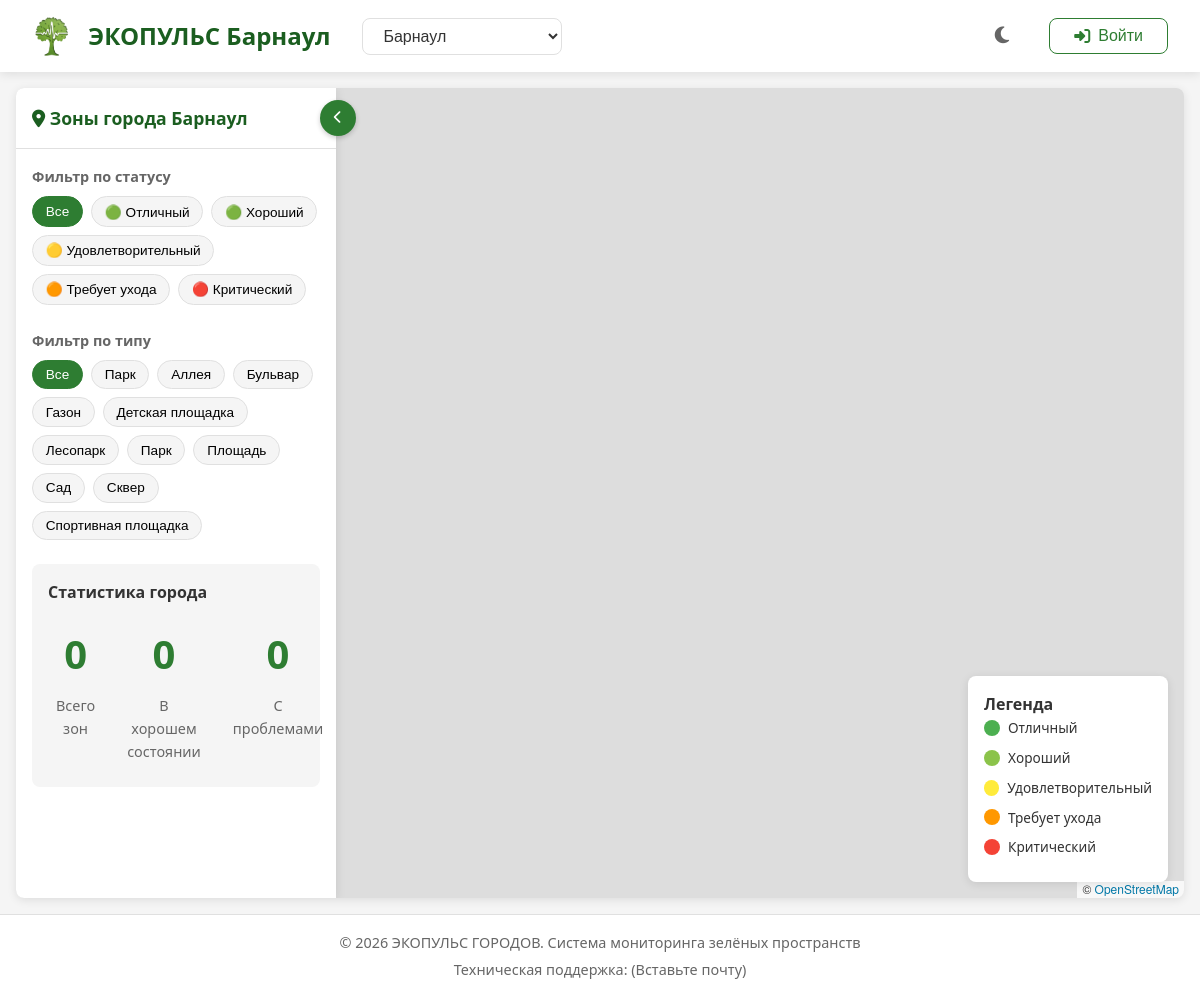
The page / on the database its author committed.
### tables this page shows
CREATE TABLE cities (
            id INTEGER PRIMARY KEY AUTOINCREMENT,
            name TEXT UNIQUE NOT NULL,
            lat REAL NOT NULL,
            lng REAL NOT NULL,
            zoom INTEGER DEFAULT 12,
            is_active BOOLEAN DEFAULT 1,
            created_at TIMESTAMP DEFAULT CURRENT_TIMESTAMP
        );

CREATE TABLE zone_statuses (
            id INTEGER PRIMARY KEY AUTOINCREMENT,
            name TEXT UNIQUE NOT NULL,
            color TEXT NOT NULL,
            icon TEXT,
            priority INTEGER DEFAULT 0,
            is_active BOOLEAN DEFAULT 1,
            created_at TIMESTAMP DEFAULT CURRENT_TIMESTAMP
        );

CREATE TABLE zone_types (
            id INTEGER PRIMARY KEY AUTOINCREMENT,
            name TEXT UNIQUE NOT NULL,
            description TEXT,
            is_active BOOLEAN DEFAULT 1,
            created_at TIMESTAMP DEFAULT CURRENT_TIMESTAMP
        );

### app.py (the view)
@app.route('/')
def index():
    city = request.args.get('city', 'Барнаул')
    cities = get_cities_from_db()
    if city not in cities:
        city = 'Барнаул'
    session['current_city'] = city
    return render_template('index.html',
                           city=city,
                           cities=cities,
                           statuses=get_statuses_from_db(),
                           zone_types=get_zone_types_from_db(),
                           user=session.get('user'))

### app.py (called while the page is built)
def get_cities_from_db():
    conn = get_db()
    cities = conn.execute('SELECT * FROM cities WHERE is_active = 1 ORDER BY name').fetchall()
    conn.close()
    return {row['name']: {'lat': row['lat'], 'lng': row['lng'], 'zoom': row['zoom']} for row in cities}

def get_zone_types_from_db():
    conn = get_db()
    zone_types = conn.execute('SELECT name FROM zone_types WHERE is_active = 1 ORDER BY name').fetchall()
    conn.close()
    return [row['name'] for row in zone_types]

def get_statuses_from_db():
    conn = get_db()
    statuses = conn.execute('SELECT * FROM zone_statuses WHERE is_active = 1 ORDER BY priority DESC').fetchall()
    conn.close()
    return {row['name']: {'color': row['color'], 'icon': row['icon']} for row in statuses}

### database.py (called while the page is built)
def get_db():
    conn = sqlite3.connect(Config.DATABASE_PATH)
    conn.row_factory = sqlite3.Row
    return conn

### templates/index.html (shortened to what this page needs)
{% extends "base.html" %}
{% block content %}
<div class="map-container">
    <div id="map"></div>
    <div class="side-panel" id="side-panel">
        <div class="panel-header">
            <div class="panel-title-wrapper">
                <h3><i class="fas fa-map-marker-alt"></i> Зоны города {{ city }}</h3>
                <button class="toggle-panel-btn" onclick="toggleSidePanel()" title="Скрыть/показать панель">
                    <i class="fas fa-chevron-left"></i>
                </button>
            </div>
        </div>
        <div class="panel-content">
            <div class="filters">
                <div class="filter-group">
                    <h4>Фильтр по статусу</h4>
                    <div class="filter-buttons">
                        <button class="filter-btn active" data-status="all">Все</button>
                        {% for status, data in statuses.items() %}
                        <button class="filter-btn" data-status="{{ status }}">
                            {{ data.icon }} {{ status|capitalize }}
                        </button>
                        {% endfor %}
                    </div>
                </div>
                <div class="filter-group">
                    <h4>Фильтр по типу</h4>
                    <div class="filter-buttons">
                        <button class="filter-btn active" data-type="all">Все</button>
                        {% for type in zone_types %}
                        <button class="filter-btn" data-type="{{ type }}">
                            {{ type|capitalize }}
                        </button>
                        {% endfor %}
                    </div>
                </div>
            </div>
            <div class="statistics">
                <h4>Статистика города</h4>
                <div class="stats-grid">
                    <div class="stat-item">
                        <div class="stat-value" id="total-zones">0</div>
                        <div class="stat-label">Всего зон</div>
                    </div>
                    <div class="stat-item">
                        <div class="stat-value" id="good-zones">0</div>
                        <div class="stat-label">В хорошем состоянии</div>
                    </div>
                    <div class="stat-item">
                        <div class="stat-value" id="problem-zones">0</div>
                        <div class="stat-label">С проблемами</div>
                    </div>
                </div>
            </div>
        </div>
    </div>
    <div class="map-legend">
        <h4>Легенда</h4>
        {% for status, data in statuses.items() %}
        <div class="legend-item">
            <span class="legend-color" style="background-color: {{ data.color }}"></span>
            <span class="legend-label">{{ status|capitalize }}</span>
        </div>
        {% endfor %}
    </div>
</div>
{% endblock %}

### templates/base.html (shortened to what this page needs)
<!DOCTYPE html>
<html lang="ru">
<head>
    <link rel="stylesheet" href="https://unpkg.com/leaflet@1.9.4/dist/leaflet.css" />
    <link rel="stylesheet" href="https://cdnjs.cloudflare.com/ajax/libs/font-awesome/6.4.0/css/all.min.css">
    <link rel="stylesheet" href="{{ url_for('static', filename='css/style.css') }}">
    <link rel="stylesheet" href="{{ url_for('static', filename='css/dark.css') }}" id="dark-theme" disabled>
</head>
<body>
    <div class="app-container">
        <header class="header">
            <div class="header-left">
                <div class="logo">
                    <img src="{{ url_for('static', filename='img/tree-icon.png') }}" alt="Логотип ЭКОПУЛЬС" class="logo-img">
                    <h1 id="site-title">ЭКОПУЛЬС {{ city if city else '' }}</h1>
                </div>
                {% if request.path == '/' %}
                <div class="city-selector">
                    <select id="city-select">
                        {% for city_name in cities.keys()|sort %}
                        <option value="{{ city_name }}" {% if city_name == city %}selected{% endif %}>
                            {{ city_name }}
                        </option>
                        {% endfor %}
                    </select>
                </div>
                {% endif %}
            </div>
            <div class="header-right">
                <button id="night-mode-toggle" class="btn-icon" title="Ночной режим">
                    <i class="fas fa-moon"></i>
                </button>
                <div class="user-menu">
                    {% if user %}
                    <div class="user-dropdown">
                        <button class="btn-user">
                            <i class="fas fa-user-circle"></i>
                            {{ user.name }}
                            <i class="fas fa-caret-down"></i>
                        </button>
                        <div class="dropdown-content">
                            {% if user.role in ['super_admin', 'junior_admin', 'moderator'] %}
                            <a href="{{ url_for('admin_panel') }}"><i class="fas fa-cog"></i> Админ панель</a>
                            {% endif %}
                            <a href="{{ url_for('add_zone') }}"><i class="fas fa-plus-circle"></i> Добавить зону</a>
                            <a href="{{ url_for('analytics') }}"><i class="fas fa-chart-line"></i> Аналитика</a>
                            <a href="{{ url_for('auth.logout') }}"><i class="fas fa-sign-out-alt"></i> Выйти</a>
                        </div>
                    </div>
                    {% else %}
                    <button id="login-btn" class="btn btn-outline">
                        <i class="fas fa-sign-in-alt"></i> Войти
                    </button>
                    {% endif %}
                </div>
            </div>
        </header>
        <main class="main-content">
            {% block content %}{% endblock %}
        </main>
        <footer class="footer">
            <p>© 2026 ЭКОПУЛЬС ГОРОДОВ. Система мониторинга зелёных пространств</p>
            <p>Техническая поддержка: (Вставьте почту)</p>
        </footer>
    </div>
</body>
</html>

### rows shown on the page
cities: name "Барнаул"
zone_statuses: icon "🟢", name "Отличный"
zone_statuses: icon "🟢", name "Хороший"
zone_statuses: icon "🟡", name "Удовлетворительный"
zone_statuses: icon "🟠", name "Требует ухода"
zone_statuses: icon "🔴", name "Критический"
zone_types: name "Парк"
zone_types: name "Аллея"
zone_types: name "Бульвар"
zone_types: name "Газон"
zone_types: name "Детская площадка"
zone_types: name "Лесопарк"
zone_types: name "Парк"
zone_types: name "Площадь"
zone_types: name "Сад"
zone_types: name "Сквер"
zone_types: name "Спортивная площадка"

### other values the page prints
form field value "Барнаул"
